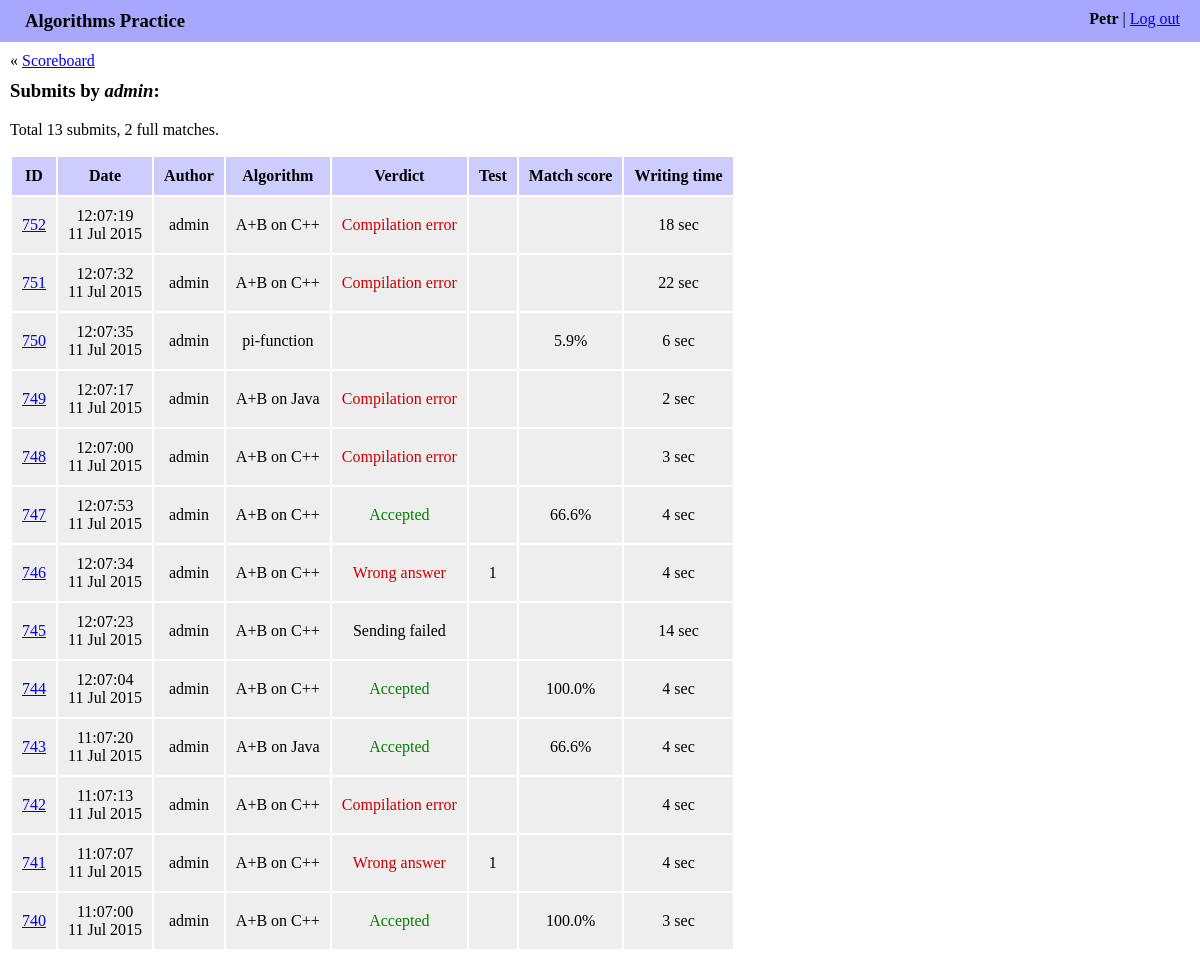
Screenshot of /history/admin/ (signed in) with the database file from the repository.
### algo/models.py (models this page shows, shortened)
class Submit(models.Model):
    algorithm = models.ForeignKey(Algorithm)
    author = models.ForeignKey(User)
    date = models.DateTimeField(auto_now_add=True)
    elapsed_seconds = models.IntegerField()
    source_code = models.TextField()
    score = models.FloatField()
    judge_submit_date = models.DateTimeField(blank=True, null=True)
    judge_verdict = models.CharField(blank=True, max_length=255)
    judge_test = models.IntegerField(blank=True, null=True)
    judge_comment = models.TextField(blank=True)
    awaiting_for_verdict = models.BooleanField()
    def get_verdict_type(self):
        try:
            return JUDGE_VERDICTS[self.judge_verdict][1]
        except KeyError:
            return 'unknown'
    def get_verdict_kind(self):
        verdict_type = self.get_verdict_type()
        if verdict_type == 'rejected':
            return 'bad'
        if verdict_type == 'accepted':
            return 'good'
        return 'unknown'
    def is_scores_visible(self):
        return not self.judge_verdict or self.get_verdict_kind() == 'good'
    EPS = 1e-7

class Algorithm(models.Model):
    name = models.CharField(max_length=255)
    slug = models.SlugField(max_length=60)
    language = models.ForeignKey(Language)
    source_code = models.TextField()
    judge_space_id = models.IntegerField(blank=True, null=True)
    judge_problem_id = models.IntegerField(blank=True, null=True)
    def __str__(self):
        return self.name

### algo/views.py (the view)
# urls.py: url(r'^history/(?P<author_username>[\w-]+)/$',
@login_required
def history(request, author_username, algorithm_slug=None):
    author = get_object_or_404(User, username=author_username)
    if algorithm_slug is not None:
        algorithm = get_object_or_404(Algorithm, slug=algorithm_slug)
        submits = Submit.objects.filter(author=author, algorithm=algorithm)
    else:
        algorithm = None
        submits = Submit.objects.filter(author=author)
    submits = submits.order_by('-pk')
    full_matches_count = sum(1 for item in submits
                             if abs(item.score - 100) < Submit.EPS)
    return render(request, 'algo/history.html', {
        'algorithm': algorithm,
        'author': author,
        'full_matches_count': full_matches_count,
        'submits': submits,
    })

### algo/templates/algo/history.html (shortened to what this page needs)
{% extends "algo/base.html" %}
{% load staticfiles %}
{% block content %}
<div class="navigation_box">
    &laquo; <a href="{% url 'algo:index' %}">Scoreboard</a>
</div>
<h3>
    Submits
    by <i>{{ author.username }}</i>:
</h3>
<p>
    Total {{ submits|length }} submit{{ submits|length|pluralize }},
    {{ full_matches_count }} full match{{ full_matches_count|pluralize:"es" }}.
</p>
{% if submits %}
<table class="history_table">
    <thead>
        <th>ID</th>
        <th>Date</th>
        <th>Author</th>
        <th>Algorithm</th>
        <th>Verdict</th>
        <th>Test</th>
        <th>Match score</th>
        <th>Writing time</th>
    </thead>
    <tbody>
        {% for submit in submits %}
        <tr>
            <td>
                <a href="{% url 'algo:show_submit' submit.author.username submit.algorithm.slug submit.id %}">
                    {{ submit.id }}
                </a>
            </td>
            <td>
                {{ submit.date|date:"H:m:s" }}<br />
                {{ submit.date|date:"d M Y" }}
            </td>
            <td>{{ submit.author }}</td>
            <td>{{ submit.algorithm }}</td>
            <td>
                {% if submit.judge_verdict != None %}
                <span class="verdict_{{ submit.get_verdict_kind }}">
                    {{ submit.judge_verdict }}
                </span>
                {% endif %}
            </td>
            <td>
                {% if submit.judge_test != None %}
                {{ submit.judge_test }}
                {% endif %}
            </td>
            <td>
                {% if submit.is_scores_visible %}
                {{ submit.score|floatformat:1 }}%
                {% endif %}
            </td>
            <td>{{ submit.elapsed_seconds }} sec</td>
        </tr>
        {% endfor %}
    </tbody>
</table>
{% endif %}
{% endblock %}

### algo/templates/algo/base.html (shortened to what this page needs)
<!DOCTYPE html>
<html>
    <head>
        {% load staticfiles %}
        <link rel="stylesheet" href="{% static 'algo/style.css' %}">
    </head>
    <body>
        <div class="account_bar">
            <div class="account_info">
                <b>{{ request.user.username }}</b> | <a href="{% url 'logout' %}">Log out</a>
            </div>
            <div class="site_title">Algorithms Practice</div>
        </div>
        <div class="content">
        {% block content %}{% endblock %}
        </div>
    </body>
</html>

### algo/static/algo/style.css (style rules this page uses)
body { margin: 0; }
.account_bar { background-color: #a7a7ff; padding: 10px 20px 10px 25px; }
.account_info { float: right; }
.site_title { font-size: 14pt; font-weight: bold; }
.content { margin: 10px; }
h3 { margin-top: 10px; }
.verdict_bad { color: #c00; }
.verdict_good { color: green; }
.history_table { text-align: center; }
.history_table th { background-color: #ccf; padding: 10px; }
.history_table td { background-color: #eee; padding: 10px; }

### rows the page displays
Submit: id "752", date "12:07:19", date "11 Jul 2015", author "admin", algorithm "A+B on C++", judge_verdict "Compilation error", elapsed_seconds "18"
Submit: id "751", date "12:07:32", date "11 Jul 2015", author "admin", algorithm "A+B on C++", judge_verdict "Compilation error", elapsed_seconds "22"
Submit: id "750", date "12:07:35", date "11 Jul 2015", author "admin", algorithm "pi-function", score "5.9", elapsed_seconds "6"
Submit: id "749", date "12:07:17", date "11 Jul 2015", author "admin", algorithm "A+B on Java", judge_verdict "Compilation error", elapsed_seconds "2"
Submit: id "748", date "12:07:00", date "11 Jul 2015", author "admin", algorithm "A+B on C++", judge_verdict "Compilation error", elapsed_seconds "3"
Submit: id "747", date "12:07:53", date "11 Jul 2015", author "admin", algorithm "A+B on C++", judge_verdict "Accepted", score "66.6", elapsed_seconds "4"
Submit: id "746", date "12:07:34", date "11 Jul 2015", author "admin", algorithm "A+B on C++", judge_verdict "Wrong answer", judge_test "1", elapsed_seconds "4"
Submit: id "745", date "12:07:23", date "11 Jul 2015", author "admin", algorithm "A+B on C++", judge_verdict "Sending failed", elapsed_seconds "14"
Submit: id "744", date "12:07:04", date "11 Jul 2015", author "admin", algorithm "A+B on C++", judge_verdict "Accepted", score "100.0", elapsed_seconds "4"
Submit: id "743", date "11:07:20", date "11 Jul 2015", author "admin", algorithm "A+B on Java", judge_verdict "Accepted", score "66.6", elapsed_seconds "4"
Submit: id "742", date "11:07:13", date "11 Jul 2015", author "admin", algorithm "A+B on C++", judge_verdict "Compilation error", elapsed_seconds "4"
Submit: id "741", date "11:07:07", date "11 Jul 2015", author "admin", algorithm "A+B on C++", judge_verdict "Wrong answer", judge_test "1", elapsed_seconds "4"
Submit: id "740", date "11:07:00", date "11 Jul 2015", author "admin", algorithm "A+B on C++", judge_verdict "Accepted", score "100.0", elapsed_seconds "3"

### other values shown
{{ request.user.username }} "Petr"
{{ author.username }} "admin"
{{ submits|length }} "13"
{{ full_matches_count }} "2"
